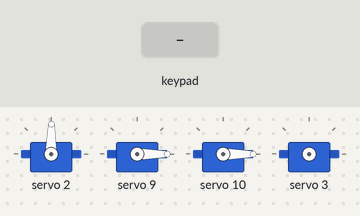
Simulated run of this program. Board: ESP32. On the bench: 4 × servo. The test bench sets the inputs (shaded band). What the program prints to the serial monitor is not drawn.

Above: at 1.2 s.
1.3 s: key 'X' pressed
At 1.54 s:
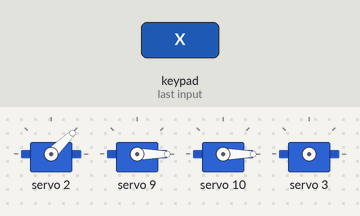
3.2 s: key 'T' pressed
At 3.46 s:
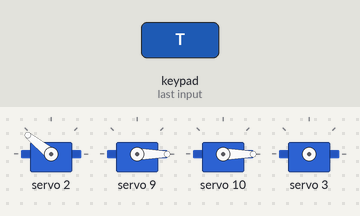
5.1 s: key 'U' pressed
6.6 s: key 'D' pressed
At 7.8 s:
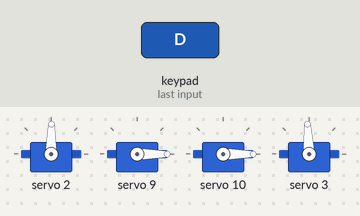
8.1 s: key 'X' pressed
At 8.33 s:
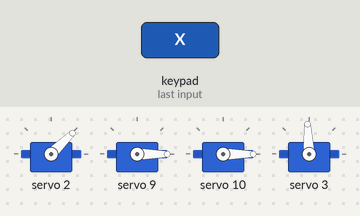
10.0 s: key 'T' pressed
At 10.26 s:
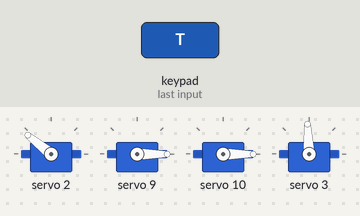
Timing chart, 0 to 12.9 s (numbered marks = the images above; inputs shaded):
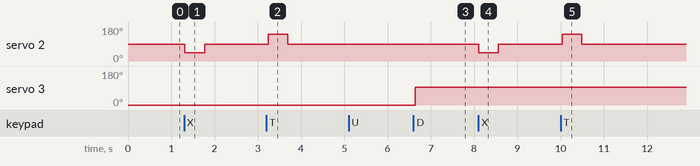

Measured:
- after the input at 1.3 s, servo 2: 89° → 44° at once, → 89° 0.45 s later
- after the input at 3.2 s, servo 2: 89° → 141° at once, → 89° 0.45 s later
- after the input at 6.6 s, servo 3: 0° → 93° at once
- after the input at 8.1 s, servo 2: 89° → 44° at once, → 89° 0.45 s later
- after the input at 10.0 s, servo 2: 89° → 141° at once, → 89° 0.45 s later

The program:

main.cpp
```cpp
#include "motors.h"
#include "PS2_controller.h"
#include <SPI.h>
void setup()
{
  Serial.begin(115200);
  initMotors();
  setupMovementController();
  Serial.println("Done setup!");
}

void loop()
{
  ps2x.read_gamepad(0, 0);
  MovementControl();
  nang_ha_tay_nang();
  nang_ha_ro_bong();
  tang_giam_chieu_dai_ro_dung_bong();
  mo_cang_chan();
  delay(50);
}
```

PS2_controller.h
```cpp
#include <PS2X_lib.h>
PS2X ps2x;

// Calibration
#define X_JOY_CALIB 127
#define Y_JOY_CALIB 128

// PS2 pins
#define PS2_DAT 12
#define PS2_CMD 13
#define PS2_SEL 15
#define PS2_CLK 14

// Speed settings
#define TOP_SPEED 4095
#define NORM_SPEED 2048

int current_speed = 0;
const int ACCEL_INCREMENT = 100;
const int ACCEL_INTERVAL = 50;
unsigned long lastAccelTime = 0;

int smoothed_c1 = 0, smoothed_c2 = 0, smoothed_c3 = 0, smoothed_c4 = 0;

const int SMOOTH_STEP_UP = 80;
const int SMOOTH_STEP_DOWN = 300;

int smoothApproach(int current, int target);

void setupMovementController()
{
    int err = -1;
    while (err != 0)
    {
        err = ps2x.config_gamepad(PS2_CLK, PS2_CMD, PS2_SEL, PS2_DAT, true, true);
    }
}

bool MovementControl()
{
    int target_speed = TOP_SPEED;

    int nJoyX = ps2x.Analog(PSS_RY) - X_JOY_CALIB;
    int nJoyY = ps2x.Analog(PSS_RX) - Y_JOY_CALIB;

    int nMotMixL = 0, nMotMixR = 0;

    if (nJoyX == -1 && nJoyY == 0)
    {
        setDirectionMotors(0, 0, 0, 0);
        return 0;
    }

    bool turningRight = (nJoyY * nJoyX > 0);
    if (nJoyX)
    {
        nMotMixL = -nJoyX + (nJoyY * turningRight);
        nMotMixR = nJoyX + (nJoyY * !turningRight);
    }
    else
    {
        nMotMixL = nJoyY;
        nMotMixR = nJoyY;
    }

    unsigned long now = millis();
    if (now - lastAccelTime >= ACCEL_INTERVAL)
    {
        if (current_speed < target_speed)
        {
            current_speed += ACCEL_INCREMENT;
            if (current_speed > target_speed)
                current_speed = target_speed;
        }
        else if (current_speed > target_speed)
        {
            current_speed -= ACCEL_INCREMENT;
            if (current_speed < target_speed)
                current_speed = target_speed;
        }
        lastAccelTime = now;
    }

    int target_c1 = 0, target_c2 = 0, target_c3 = 0, target_c4 = 0;

    if (nMotMixR > 0)
    {
        target_c3 = map(nMotMixR, 0, 128, 0, current_speed);
    }
    else if (nMotMixR < 0)
    {
        target_c4 = map(abs(nMotMixR), 0, 128, 0, current_speed);
    }

    if (nMotMixL > 0)
    {
        target_c1 = map(nMotMixL, 0, 128, 0, current_speed);
    }
    else if (nMotMixL < 0)
    {
        target_c2 = map(abs(nMotMixL), 0, 128, 0, current_speed);
    }

    smoothed_c1 = smoothApproach(smoothed_c1, target_c1);
    smoothed_c2 = smoothApproach(smoothed_c2, target_c2);
    smoothed_c3 = smoothApproach(smoothed_c3, target_c3);
    smoothed_c4 = smoothApproach(smoothed_c4, target_c4);

    setDirectionMotors(smoothed_c1, smoothed_c2, smoothed_c3, smoothed_c4);
    return 1;
}

int smoothApproach(int current, int target)
{
    int step = (target == 0) ? SMOOTH_STEP_DOWN : SMOOTH_STEP_UP;

    if (current < target)
    {
        current += step;
        if (current > target)
            current = target;
    }
    else if (current > target)
    {
        current -= step;
        if (current < target)
            current = target;
    }
    return current;
}

bool nang_ha_tay_nang()
{
    int speed = TOP_SPEED;
    int c1 = 0, c2 = 0;

    int nJoyY = ps2x.Analog(PSS_LY) - X_JOY_CALIB;
    if (nJoyY == -1)
    {
        setLiftMotors(0, 0);
        return false;
    }

    const int DEADZONE = 10;
    if (nJoyY < -DEADZONE)
    {
        c1 = speed;
        c2 = 0;
    }
    else if (nJoyY > DEADZONE)
    {
        c1 = 0;
        c2 = speed;
    }
    else
    {
        c1 = 0;
        c2 = 0;
    }

    setLiftMotors(c1, c2);
    return true;
}

bool nang_ha_ro_bong()
{
    int speed = TOP_SPEED;
    int c1 = 0, c2 = 0;

    if (ps2x.Button(PSB_R1))
    {
        c1 = speed;
        c2 = 0;
    }
    else
    {
        c1 = 0;
        c2 = 0;
    }
    setBasketMotors(c1, c2);
    return 1;
}

bool tang_giam_chieu_dai_ro_dung_bong()
{
    if (ps2x.Button(PSB_GREEN))
    {
        servoForward(); // giữ nút xanh lá thì quay xuôi
    }
    else if (ps2x.Button(PSB_BLUE))
    {
        servoBackward(); // giữ nút xanh dương thì quay ngược
    }
    else
    {
        servoStop(); // không giữ gì thì dừng
    }
    return true;
}

bool mo_cang_chan()
{
    if (ps2x.Button(PSB_PAD_UP))
    {
        setServoAngle(0); // giữ nút xanh lá thì quay xuôi
    }
    else if (ps2x.Button(PSB_PAD_DOWN))
    {
        setServoAngle(90); // giữ nút xanh dương thì quay ngược
    }
    return true;
}
```

motors.h
```cpp
#include <Wire.h>
#include <Adafruit_PWMServoDriver.h>

#define MIN_PWM 0
#define MAX_PWM 4095

#define SERVO_MIN_PULSE 150 // Pulse for 0 degrees
#define SERVO_MAX_PULSE 400 // Pulse for 180 degrees

// Motor direction PWM channels
#define PWM_CHANNEL1 8
#define PWM_CHANNEL2 9
#define PWM_CHANNEL3 10
#define PWM_CHANNEL4 11

// Lift motor PWM channels
#define PWM_CHANNEL5 12
#define PWM_CHANNEL6 13

// Basket motor PWM channels
#define PWM_CHANNEL7 14
#define PWM_CHANNEL8 15

#define SERVO_1_CHANNEL 2
#define SERVO_2_CHANNEL 3
#define SERVO_FORWARD_PULSE 410  // ~2000μs → quay xuôi
#define SERVO_BACKWARD_PULSE 205 // ~1000μs → quay ngược
#define SERVO_STOP_PULSE 300     // ~1500μs → dừng

Adafruit_PWMServoDriver pwm = Adafruit_PWMServoDriver();

void setDirectionMotors(int c1, int c2, int c3, int c4)
{
    char dbg_str[64];
    snprintf(dbg_str, sizeof(dbg_str), "setDirectionMotors - C1: %d\tC2: %d\tC3: %d\tC4: %d", c1, c2, c3, c4);
    Serial.println(dbg_str);

    pwm.setPin(PWM_CHANNEL1, c1);
    pwm.setPin(PWM_CHANNEL2, c2);
    pwm.setPin(PWM_CHANNEL3, c3);
    pwm.setPin(PWM_CHANNEL4, c4);
}

void setLiftMotors(int c1, int c2)
{
    char dbg_str[64];
    snprintf(dbg_str, sizeof(dbg_str), "setLiftMotors - C1: %d\tC2: %d", c1, c2);
    Serial.println(dbg_str);

    pwm.setPin(PWM_CHANNEL5, c1);
    pwm.setPin(PWM_CHANNEL6, c2);
}

void setBasketMotors(int c1, int c2)
{
    char dbg_str[64];
    snprintf(dbg_str, sizeof(dbg_str), "setBasketMotors - C1: %d\tC2: %d", c1, c2);
    Serial.println(dbg_str);

    pwm.setPin(PWM_CHANNEL7, c1);
    pwm.setPin(PWM_CHANNEL8, c2);
}

void initMotors()
{
    Wire.begin();
    pwm.begin();
    pwm.setOscillatorFrequency(27000000);
    pwm.setPWMFreq(50);
    Wire.setClock(400000);

    setDirectionMotors(0, 0, 0, 0);
    setLiftMotors(0, 0);
    setBasketMotors(0, 0);
}

void setServoAngle(uint8_t channel, float angle)
{
    // Clamp angle
    if (angle < 0)
        angle = 0;
    if (angle > 180)
        angle = 180;

    // Map angle to pulse length (0° = 150, 180° = 400)
    uint16_t pulse = map(angle, 0, 180, SERVO_MIN_PULSE, SERVO_MAX_PULSE);
    pwm.setPWM(channel, 0, pulse);
}

void setServoRotate(uint8_t channel, uint16_t pulse)
{
    pwm.setPWM(channel, 0, pulse);
}

void setServo(uint8_t channel, uint16_t pulse)
{
    pwm.setPWM(channel, 0, pulse);
}

// Hàm tiến
void servoForward()
{
    Serial.println("→ Tiến");
    setServo(SERVO_1_CHANNEL, SERVO_FORWARD_PULSE);
}

// Hàm lùi
void servoBackward()
{
    Serial.println("← Lùi");
    setServo(SERVO_1_CHANNEL, SERVO_BACKWARD_PULSE);
}

// Hàm dừng
void servoStop()
{
    Serial.println("■ Dừng");
    setServo(SERVO_1_CHANNEL, SERVO_STOP_PULSE);
}

void setServoAngle(int angle)
{
    angle = constrain(angle, 0, 180);
    int microsec = map(angle, 0, 180, 500, 2500);
    int pulse = microsec / 4.88;
    setServo(SERVO_2_CHANNEL, pulse);
}
```
